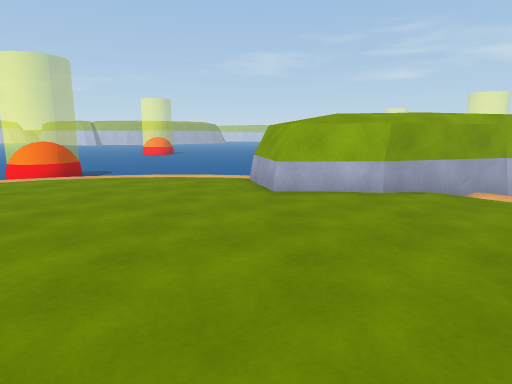
view 1 (above)

16 first-person views from a walk through a Unity game level. The camera is 1.3 m above the floor, tilts 10° down and sees 75° across. The floor is counted in squares, 1 m on a side. Each view is taken from the middle of a square. On the plan, view 1 faces up. The plan holds only what a view shows up to about 14 squares ahead; the rest is blank. The place goes on beyond the plan.

view 2
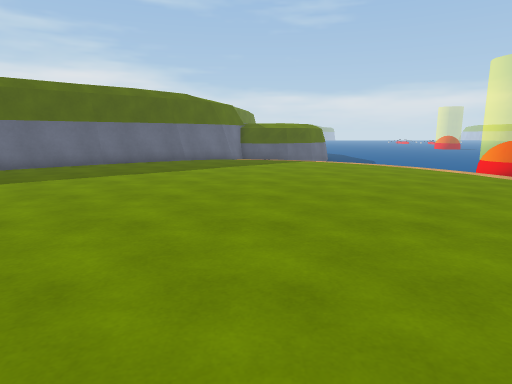

view 3
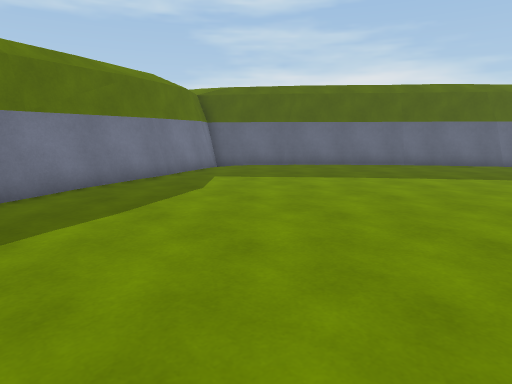

view 4
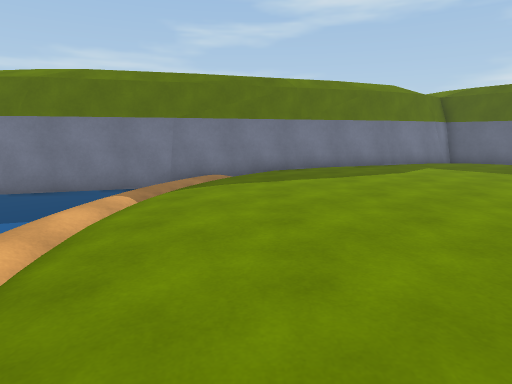

view 5
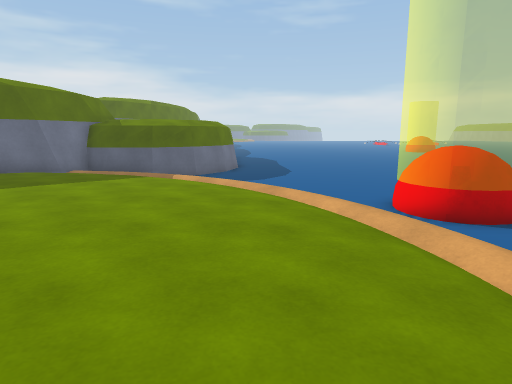

view 6
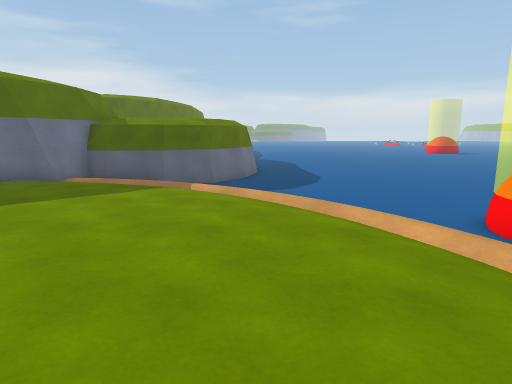

view 7
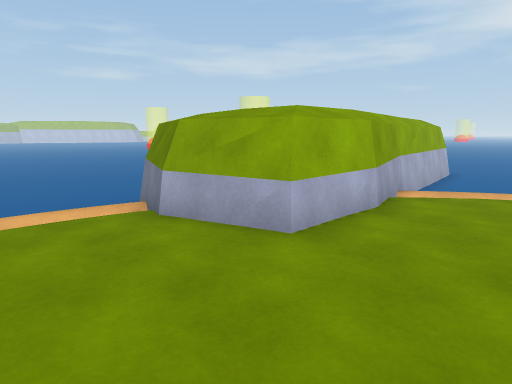

view 8
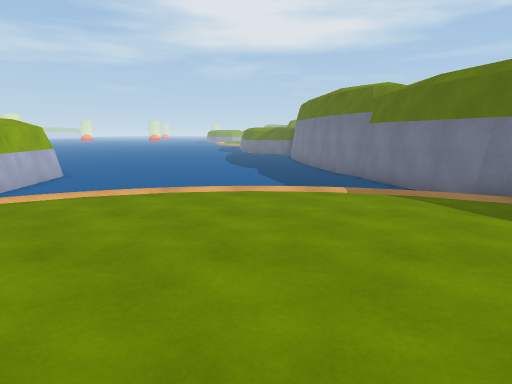

view 9
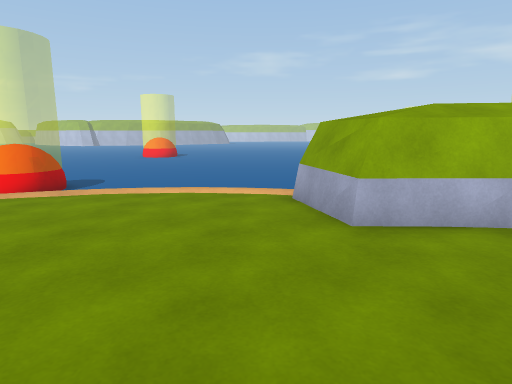

view 10
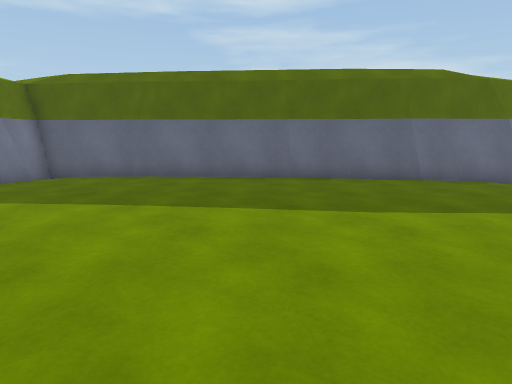

view 11
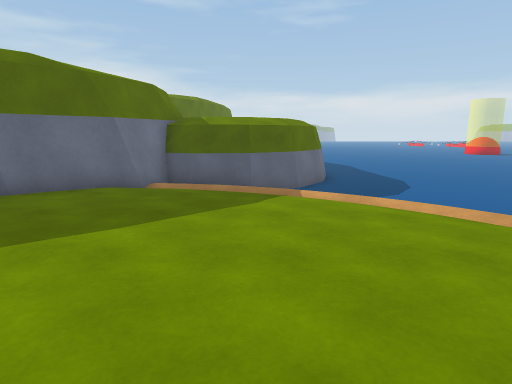

view 12
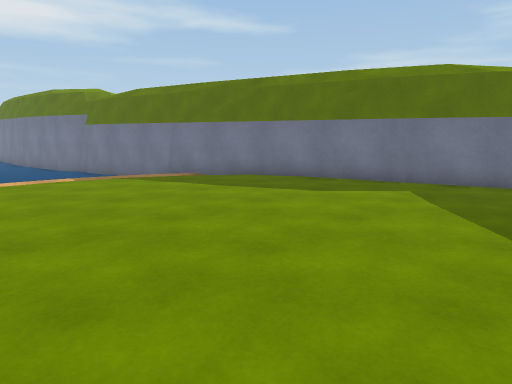

view 13
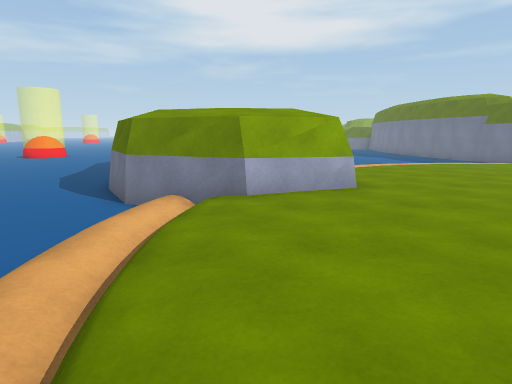

view 14
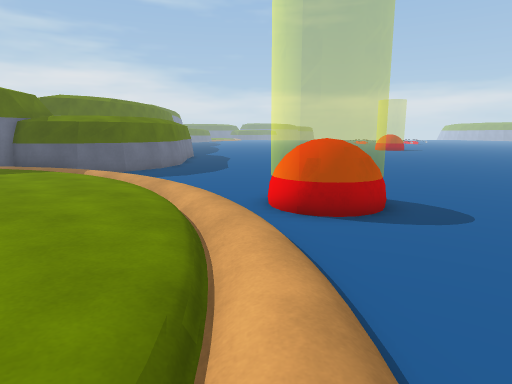

view 15
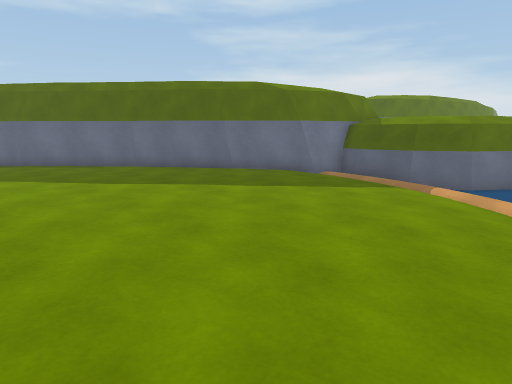

view 16
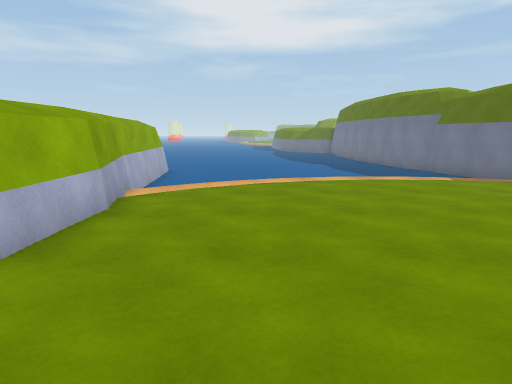

### Floor plan
Key: @ floor where view 1 was taken; # wall or solid block; x gap in a wall; . main floor; - floor 0.25 m lower than the main floor; _ floor 0.5 m lower than the main floor; / step, stairs or slope; = window, fence, low wall or low ledge; ≈ liquid the walk keeps out of; ^ raised ledge.
Columns run from 16 left of view 1 to 11 right of it. Each row starts with its distance up from view 1.
 15 ≈≈≈≈≈  x≈≈≈≈≈≈≈≈≈≈≈≈≈
 14 ≈≈≈≈≈≈  ^≈≈≈≈≈≈≈≈≈##
 13 ≈≈≈≈≈≈≈^#≈≈≈≈≈≈≈≈##
 12 ≈≈≈≈≈≈≈≈≈≈/-///--#
 11 ≈≈≈≈≈≈≈≈--/-///-#^
 10 ≈≈≈≈≈≈----......#^^
  9 ≈≈≈≈≈-/-........#^^^^#######
  8 ≈≈≈≈≈//..........###^#= ≈≈≈≈
  7 #≈≈ --................_- ≈≈≈
  6 ## -_.................--  ≈≈
  5  #≈--..................// ≈≈
  4  ##-...................--  ≈
  3  ##/...................-/  ≈
  2   #/..................../  ≈
  1   ##..................../≈ ≈
  0    ##...........@......./≈≈≈
 -1     ##................../ ≈≈
 -2      ##................--≈≈≈
 -3       ##..............._-≈≈≈
 -4        ##.............-- ≈##
 -5         ##............###≈≈
 -6          #..........####
 -7          ##.....#####
 -8           ##..###
 -9            ####
-10              #

Positions as (right, up) in squares from view 1, and headings:
1: (0, 0), facing up
2: (5, 3), facing left
3: (5, 2), facing down-left
4: (5, 6), facing down
5: (-1, 9), facing left
6: (-3, 8), facing left
7: (-3, 5), facing up-right
8: (-1, 1), facing right
9: (-1, 3), facing up
10: (-1, 3), facing down-left
11: (-4, 5), facing left
12: (-4, 2), facing down-right
13: (-7, 10), facing right
14: (-1, 12), facing left
15: (-3, 9), facing down-left
16: (-3, 5), facing right
